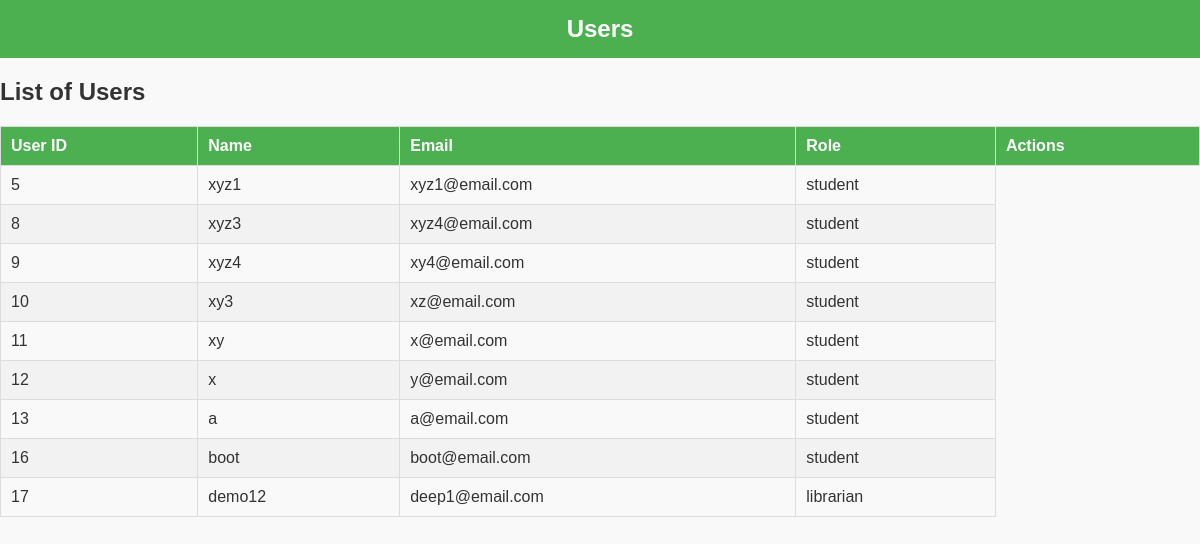
/pages/view_users.php, run on the app's committed database.
### tables this page shows
CREATE TABLE IF NOT EXISTS `users` (
  `user_id` int NOT NULL AUTO_INCREMENT,
  `name` varchar(100) NOT NULL,
  `email` varchar(100) NOT NULL,
  `password` varchar(255) NOT NULL,
  `created_at` timestamp NULL DEFAULT CURRENT_TIMESTAMP,
  `role` varchar(50) NOT NULL,
  PRIMARY KEY (`user_id`),
  UNIQUE KEY `email` (`email`)
);

### pages/view_users.php (the view, shortened to what this page needs)
<?php
require '../includes/db_connect.php';
$sql = "SELECT * FROM users where role IN ('student', 'librarian')";
$result = mysqli_query($conn, $sql);
?>
<!DOCTYPE html>
<html lang="en">
<head>
    <link rel="stylesheet" href="../css/view_users.css">
</head>
<body>
    <header>
        <h1>Users</h1>
    </header>
    <section class="user-list-section">
        <h2>List of Users</h2>
        <?php if (mysqli_num_rows($result) > 0): ?>
            <table>
                <thead>
                    <tr>
                        <th>User ID</th>
                        <th>Name</th>
                        <th>Email</th>
                        <th>Role</th>
                        <th>Actions</th>
                    </tr>
                </thead>
                <tbody>
                    <?php while ($row = mysqli_fetch_assoc($result)): ?>
                        <tr>
                            <td><?php echo htmlspecialchars($row['user_id']); ?></td>
                            <td><?php echo htmlspecialchars($row['name']); ?></td>
                            <td><?php echo htmlspecialchars($row['email']); ?></td>
                            <td><?php echo htmlspecialchars($row['role']); ?></td>
                        </tr>
                    <?php endwhile; ?>
                </tbody>
            </table>
        <?php else: ?>
            <p>No users found.</p>
        <?php endif; ?>
    </section>
</body>
</html>

### css/view_users.css (style rules this page uses)
body { font-family: Arial, sans-serif; background-color: #f9f9f9; margin: 0; padding: 0; color: #333; }
header { background-color: #4CAF50; color: white; padding: 15px 20px; text-align: center; }
h1 { margin: 0; font-size: 24px; }
table { width: 100%; border-collapse: collapse; margin-top: 20px; }
table th, table td { padding: 10px; border: 1px solid #ddd; text-align: left; }
table th { background-color: #4CAF50; color: white; }
table tr:nth-child(even) { background-color: #f2f2f2; }

### data on the page
users: user_id "5", name "xyz1", email "xyz1@email.com", role "student"
users: user_id "8", name "xyz3", email "xyz4@email.com", role "student"
users: user_id "9", name "xyz4", email "xy4@email.com", role "student"
users: user_id "10", name "xy3", email "xz@email.com", role "student"
users: user_id "11", name "xy", email "x@email.com", role "student"
users: user_id "12", name "x", email "y@email.com", role "student"
users: user_id "13", name "a", email "a@email.com", role "student"
users: user_id "16", name "boot", email "boot@email.com", role "student"
users: user_id "17", name "demo12", email "deep1@email.com", role "librarian"
